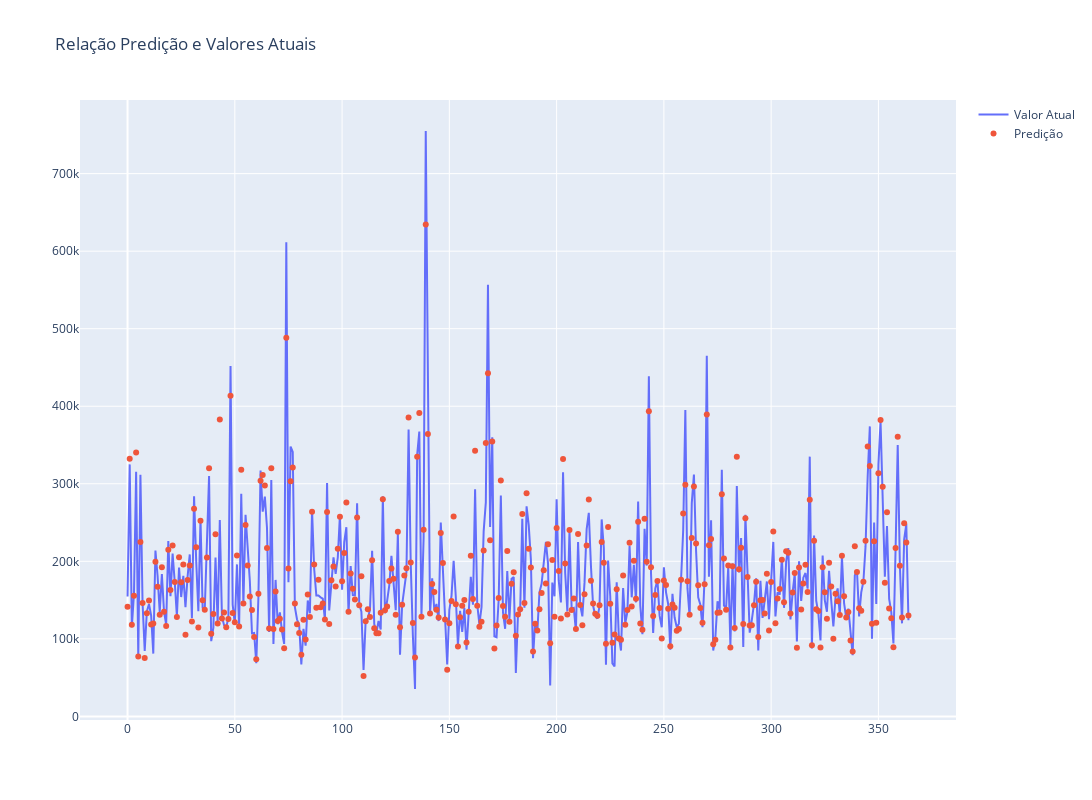

Write notebook code for a chart like this one.
### Code cell
fig = go.Figure()

fig.add_traces(go.Scatter(y=y_test, name='Valor Atual'))

fig.add_traces(go.Scatter(y=y_pred, name='Predição', mode='markers'))

fig.update_layout(hovermode='x', title = 'Relação Predição e Valores Atuais', width = 1600, height= 800)

### Figure 1 — Plotly figure (JSON) as saved in the notebook; plotly's stock layout.template omitted (floating-point values rounded to 4 significant figures; data arrays with more than 128 entries replaced by an {"elided": "..."} marker saying what was removed)
{"data": [{"name": "Valor Atual", "type": "scatter", "y": {"elided": "365 int values"}}, {"mode": "markers", "name": "Predição", "type": "scatter", "y": {"elided": "365 float values"}}], "layout": {"height": 800, "hovermode": "x", "title": {"text": "Relação Predição e Valores Atuais"}, "width": 1600}}
